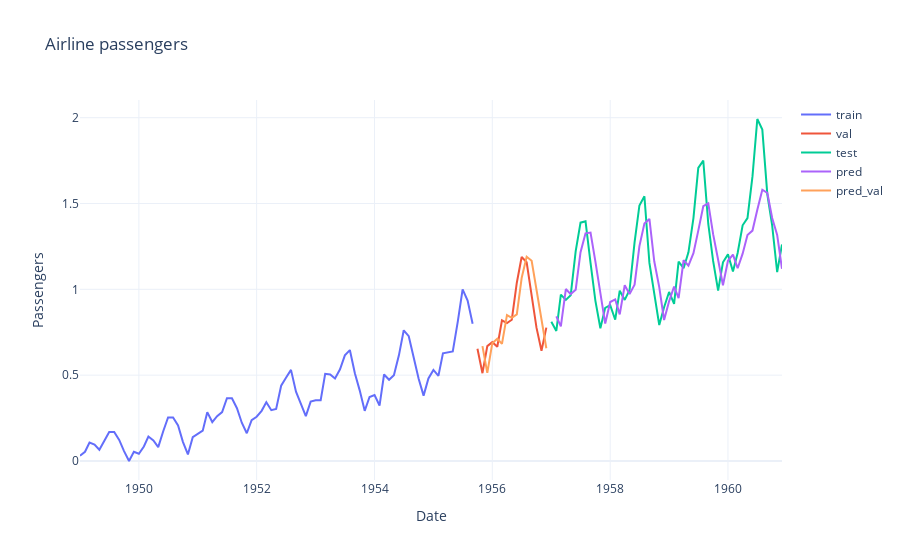

The cell this chart's notebook holds for it:
### Code cell
y_pred = predictor.predict(model=lstm, dataloader=data_module.test_dataloader)
pred = pd.DataFrame(y_pred.flatten(), index=test.index[seq_length:], columns=["passengers"])

y_pred_val = predictor.predict(model=lstm, dataloader=data_module.val_dataloader)
pred_val = pd.DataFrame(y_pred_val.flatten(), index=val.index[seq_length:], columns=["passengers"])

fig = ap.plot_tts(train=train, val=val, test=test)
fig.add_trace(go.Scatter(x=pred.index, y=pred["passengers"], name="pred", mode="lines"))
fig.add_trace(go.Scatter(x=pred_val.index, y=pred_val["passengers"], name="pred_val", mode="lines"))
